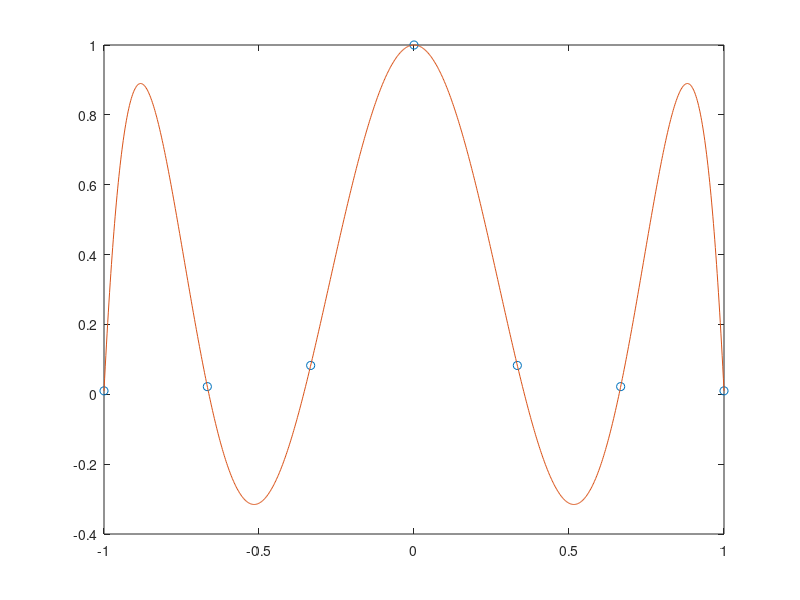

The MATLAB script that drew this image:

function Main()
    V = create_vandermonde(7)
end

function result = f_eval(x)
    result = 1/(1 + (10*x)^2);
end

% create vandermonde matrix

function c = create_vandermonde(N)
    h = 2/(N-1);
    x = ones(1, N);
    y = ones(1, N);
    for i = 1:N
        x(i) = -1 + (i-1)*h;
        y(i) = f_eval(x(i));
    end

    %plot interpolation points and function values
    plot(x, y, 'o')

    hold on

    V = (vander(x))

    c = V\transpose(y)
    t = linspace(-1, 1, 1001);
    plot(t, polyval(c, t));  % where a is coefficients of a polynomial

    hold off

end

